Frame 1 (no input): blank canvas, image omitted
Frame 60 (no input): blank canvas, image omitted
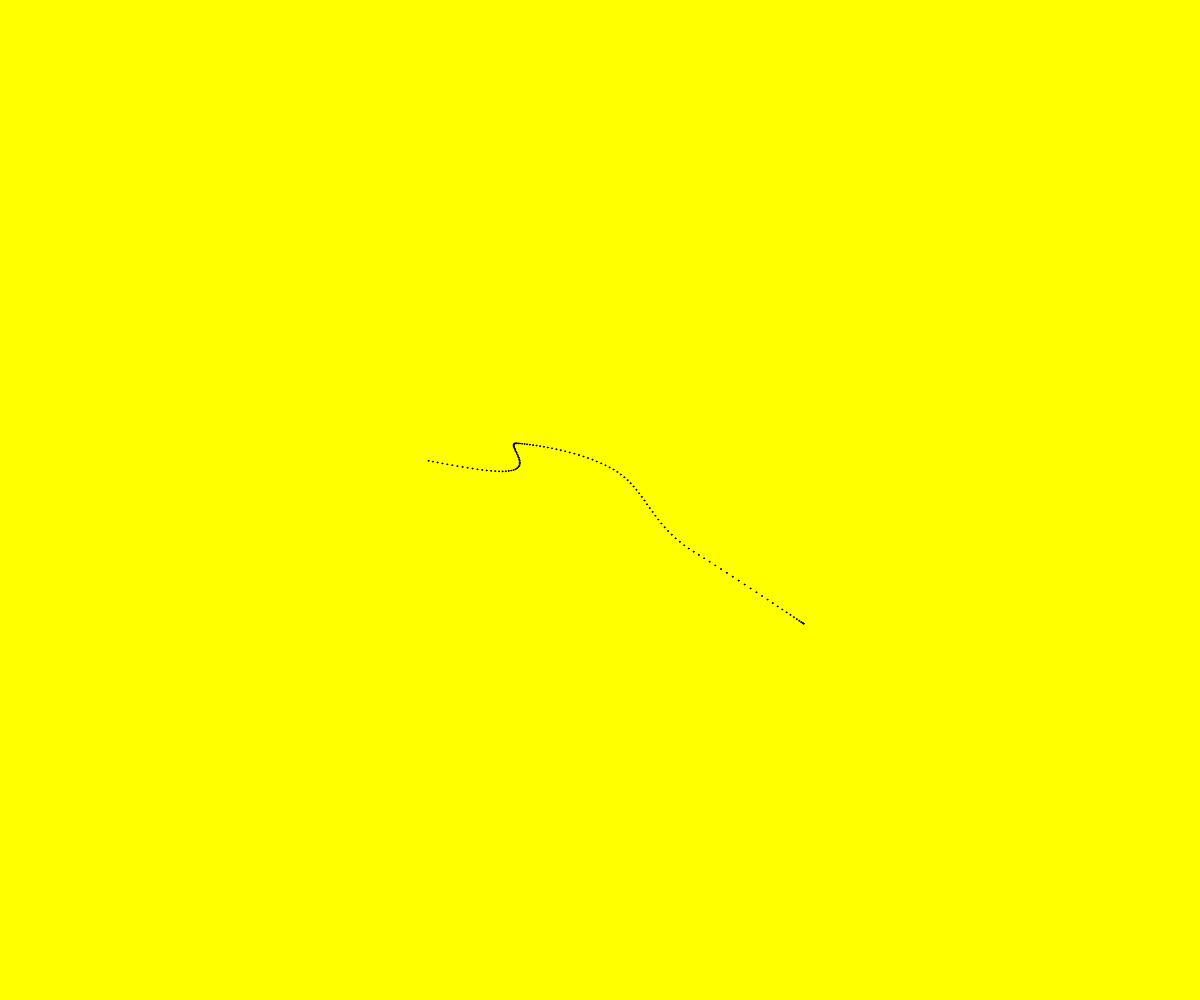
Frame 120 (the mouse pressed at the canvas centre since frame 60)

The p5.js sketch whose frames 1 and 60 were blank and that drew this single picture after the mouse press (run headless with seeded random() and noise() and a simulated clock; from frame 60 on, the mouse is pressed at the canvas centre):

// p5.js sketch
// ── sketch.js

var t = 0; 
var c = 10000000;
y = 0;
function setup(){
  createCanvas(windowWidth, windowHeight);
  background(color('yellow'));

}

function windowResize(){
  canvasResize(windowWidth, windowHeight);
}

function draw(){
  fill(color('black'));
  ellipse(noise(t)*windowWidth, noise(c)*windowHeight, 1, 1);
  c = c + .005;
  t = t + .005;
  y = y+1; 
  // if(y >= 500){
  //   y = 0; 
  // }
}
